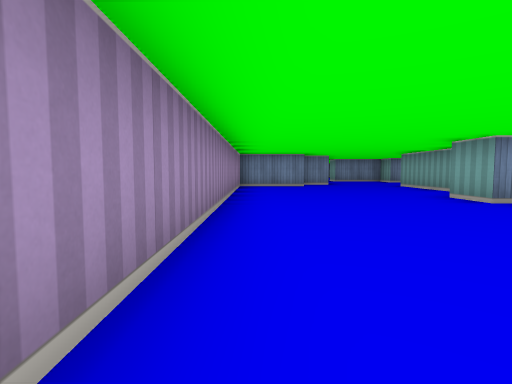
[1] (above)

20 first-person views from a walk through a cub3D maze. The camera is about half as high as the walls, tilts 4° down and sees 80° across. The floor is counted in squares. Each view is taken from the middle of a square. On the plan, view 1 faces up. The plan holds only what a view shows up to about 9 squares ahead; the rest is blank.

[2]
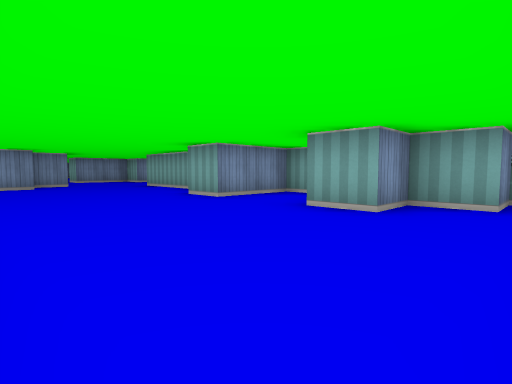

[3]
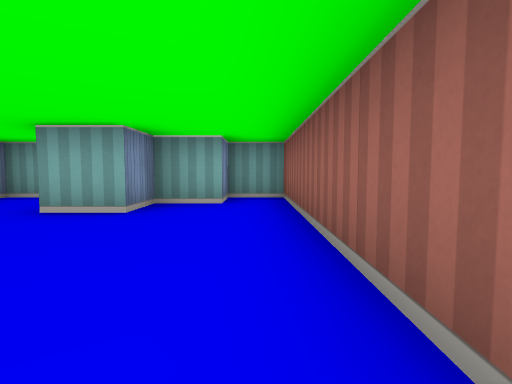

[4]
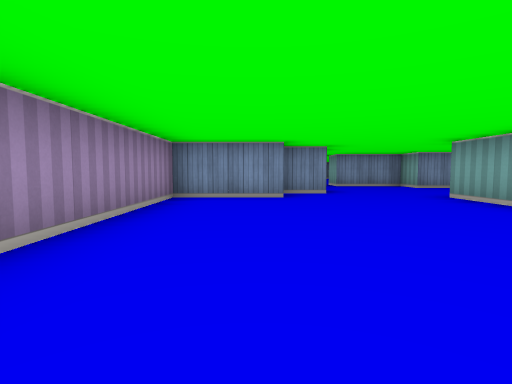

[5]
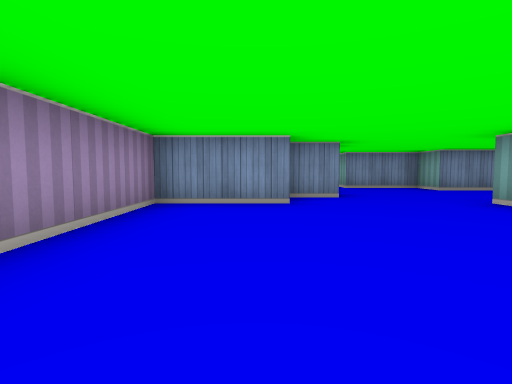

[6]
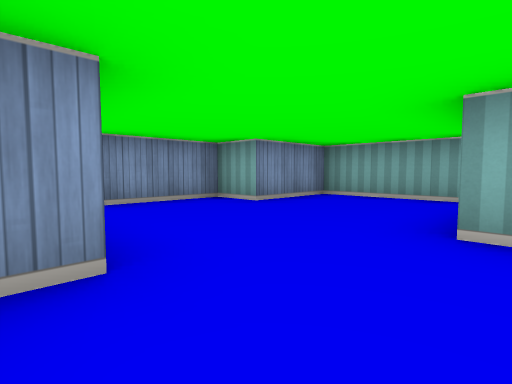

[7]
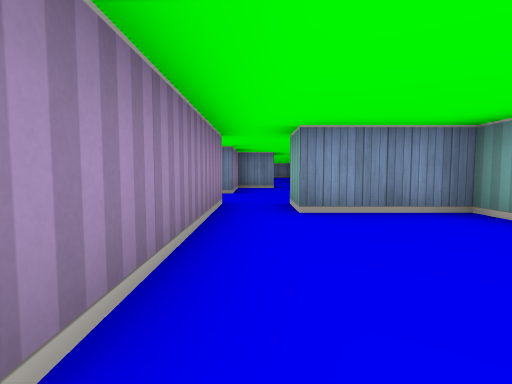

[8]
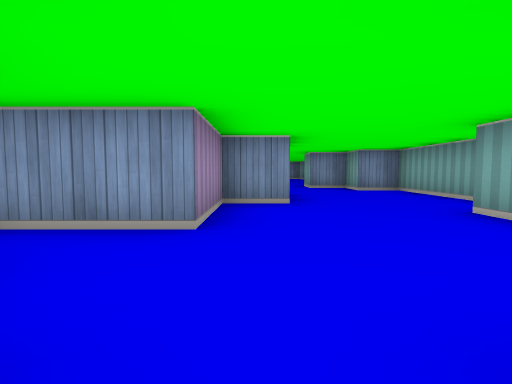

[9]
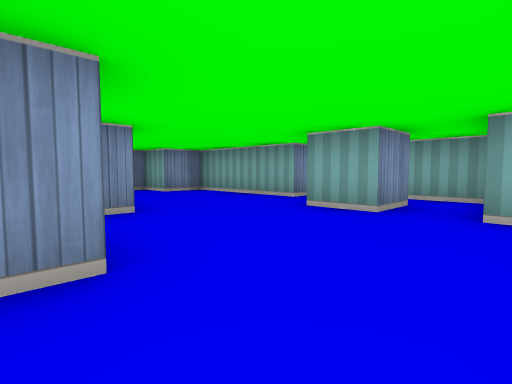

[10]
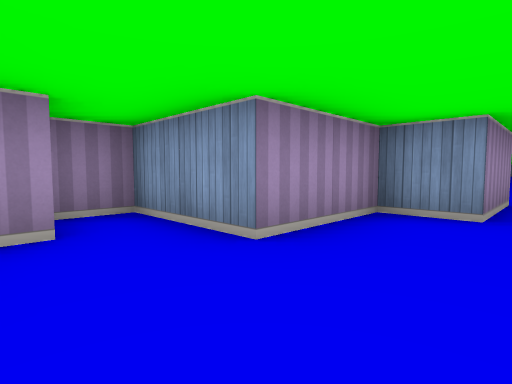

[11]
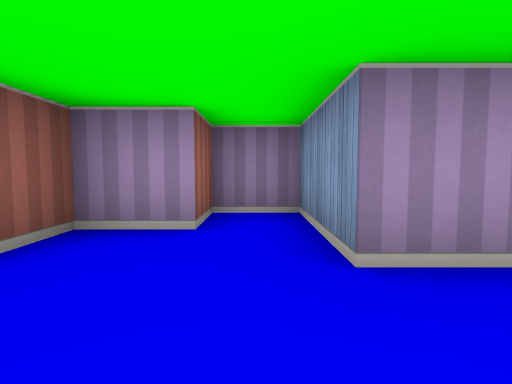

[12]
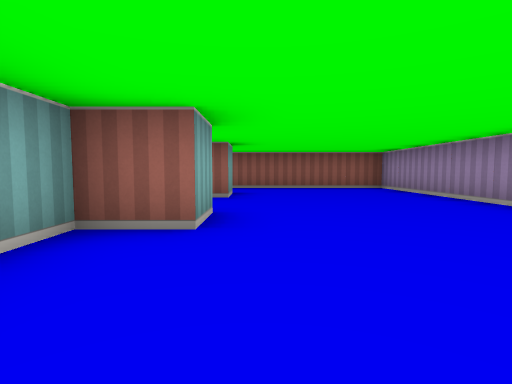

[13]
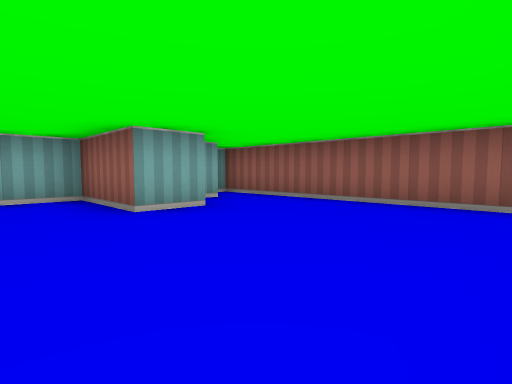

[14]
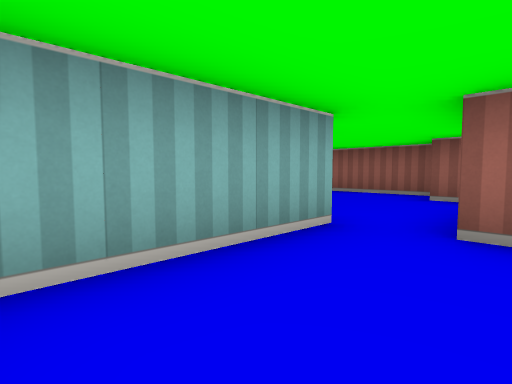

[15]
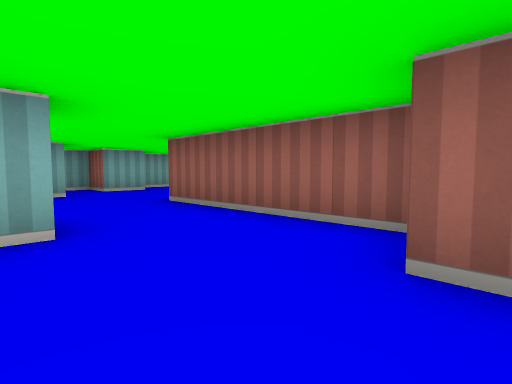

[16]
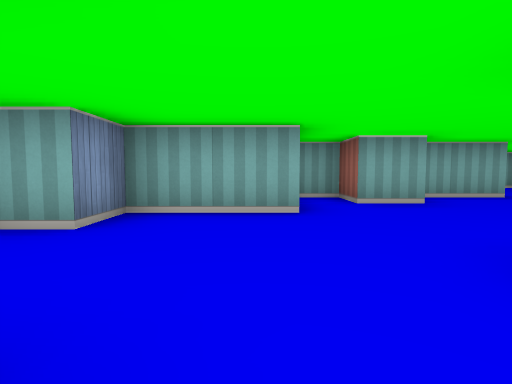

[17]
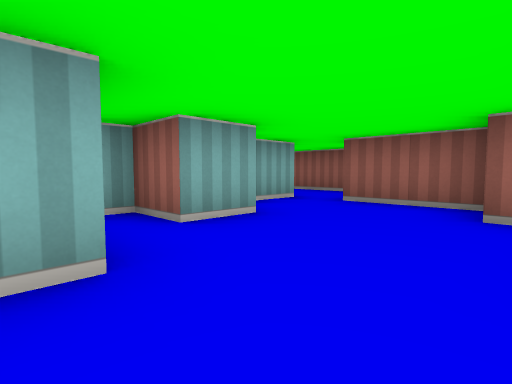

[18]
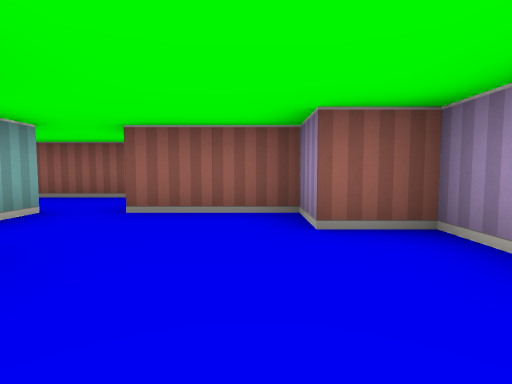

[19]
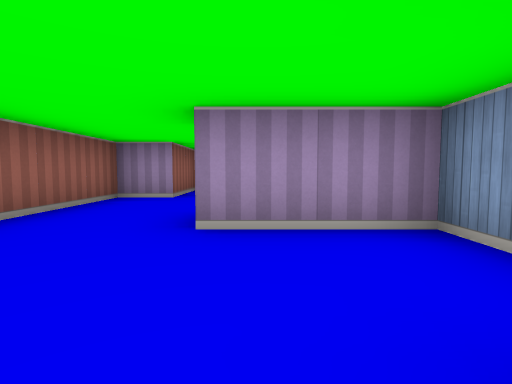

[20]
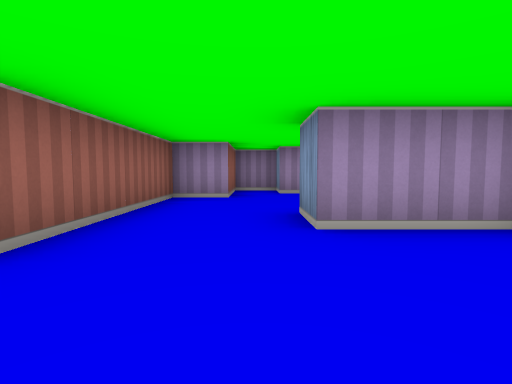

### Floor plan
Points are (right, up) in squares from view 1. A wall is a line through its corners. A room is listed if a view was taken in it or the views show most of it. See-through windows are left out.
Room 1 (views 1, 2, 3, 4, 5, 6, 12, 13)
walls: (1.6, 9.5) (-0.5, 9.5) (-0.5, -0.5) (5.5, -0.5) (5.5, 0.5) (4.5, 0.5) (4.5, 1.5) (3.5, 1.5) (3.5, 2.5) (5.5, 2.5) (5.5, 4.5) (3.5, 4.5) (3.5, 5.5) (4.5, 5.5) (4.5, 9.5)
ways out: opening at (3, 10) to room 2
Room 2 (views 7, 14)
walls: (7.5, 9.4) (7.5, 12.5) (5.5, 12.5) (5.5, 13.5) (3.5, 13.5); (2.5, 13.5) (2.5, 10.5) (1.5, 10.5)
ways out: opening at (3, 10) to room 1; opening at (3, 14) to room 3; opening at (7, 9) to room 4
Room 3 (views 8, 9, 10, 11)
walls: (3.5, 20.5) (3.5, 18.5) (2.5, 18.5) (2.5, 16.5) (0.5, 16.5) (0.5, 15.5) (1.5, 15.5) (1.5, 14.5) (2.2, 14.5); (6.6, 16.5) (5.5, 16.5) (5.5, 17.5); (7, 18.5) (6.5, 18.5) (6.5, 21.5) (5.5, 21.5) (5.5, 22.5) (4.5, 22.5); (2.5, 14.5) (2.5, 13.5); (7.5, 15.8) (7.5, 16.9); (3.5, 13.5) (3.5, 14.5)
ways out: opening at (3, 14) to room 2; opening at (3.5, 22.5)
Room 4 (views 15, 16, 17, 18, 19, 20)
walls: (11.5, 4.2) (11.5, 3.5) (12.5, 3.5) (12.5, 2.5) (14.5, 2.5); (13.5, 6.4) (13.5, 8.5) (12.5, 8.5) (12.5, 9.1); (11.2, 9.5) (10.5, 9.5) (10.5, 7.5) (9.5, 7.5) (9.5, 7.9); (14.5, 4.4) (14.5, 5.5) (15.5, 5.5) (15.5, 6.2); (6.5, 8) (6.5, 7.5) (5.5, 7.5) (5.5, 6.5) (7.5, 6.5) (7.5, 5.5) (11.5, 5.5); (15.5, 2.4) (15.5, 4.1)
ways out: opening at (7, 9) to room 2; opening at (15, 2)

Positions as (right, up) in squares from view 1, and headings:
1: (0, 0), facing up
2: (0, 0), facing up-right
3: (0, 0), facing right
4: (1, 4), facing up
5: (1, 5), facing up
6: (2, 9), facing up-right
7: (3, 10), facing up
8: (3, 14), facing up
9: (2, 15), facing up-right
10: (4, 15), facing up-left
11: (4, 16), facing left
12: (3, 8), facing down
13: (0, 4), facing down-right
14: (6, 12), facing down-right
15: (7, 8), facing down-right
16: (10, 7), facing right
17: (12, 7), facing down-right
18: (13, 6), facing down
19: (13, 8), facing left
20: (13, 7), facing left
